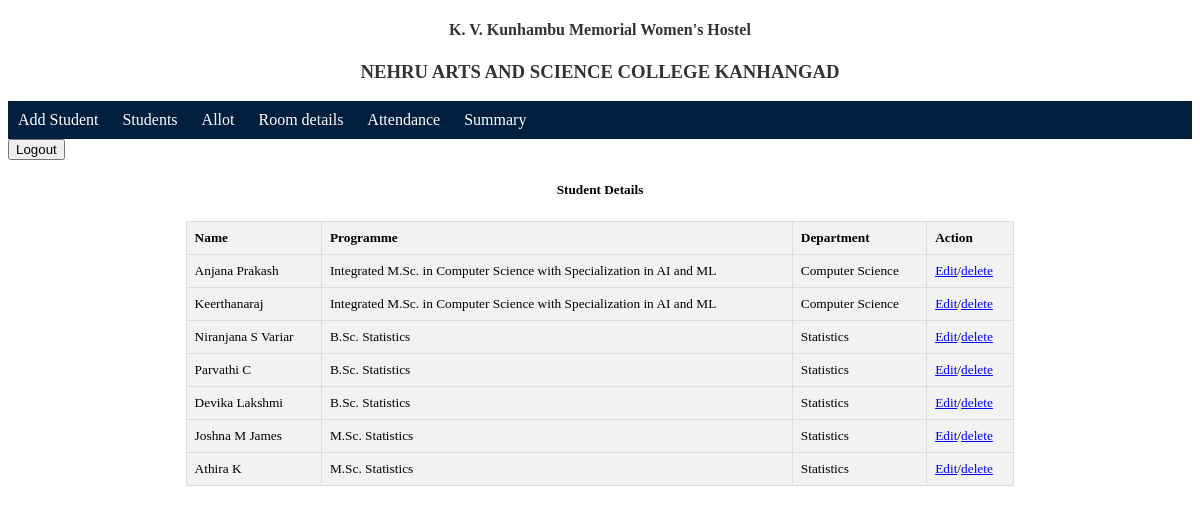
The app's page /get/ (signed in) with its own data.
### hostel/models.py (models this page shows, shortened)
class Student(models.Model):
    name = models.CharField(max_length=50, unique=True)
    category = models.CharField(max_length=20)
    pgm_id = models.ForeignKey(Programme,on_delete=models.CASCADE)

class Programme(models.Model):
    pgm_id = models.SmallIntegerField(unique=True)
    pgm_name = models.CharField(max_length=100,unique=True)
    dept_id = models.ForeignKey(Department,on_delete=models.CASCADE)

class Department(models.Model):
    dept_id = models.SmallIntegerField(unique=True)
    dept_name = models.CharField(max_length=100,unique=True)

### hostel/views.py (the view)
# urls.py: path('get/',views.view_students,name='view_student'),
@login_required()
def view_students(request):
    stud = Student.objects.select_related('pgm_id').all().order_by('pgm_id')
    return render(request,'hostel/students.html',{'stud':stud})

### hostel/templates/hostel/students.html (shortened to what this page needs)
{% extends 'base.html' %}
{% block content %}
    <h5>Student Details</h5>
    <div class="table1">
    <table>
        <tr>
            <th>Name</th><th>Programme</th><th>Department</th><th>Action</th>
        </tr>
        {% for student in stud %}
        <tr>
            <td>{{ student.name }}</td>
            <td>{{student.pgm_id.pgm_name}}</td>
            <td>{{student.pgm_id.dept_id.dept_name}}</td>
            <td><a href="{% url 'edit_student' student.id %}">Edit</a>/<a href="{% url 'delete_student' student.id %}">delete</a></td>
        </tr>
        {% endfor %}
    </table>
    </div>
{% endblock %}

### hostel/templates/hostel/students.html (style rules this page uses)
.table1 { width: 70%; margin: 0 auto; }
.table1 table { border-collapse: collapse; width: 100%; }
.table1 th, .table1 td { border: 1px solid #dddddd; text-align: left; padding: 8px; font-size: smaller; }
.table1 th { background-color: #f2f2f2; }
.table1 tr { background-color: #f2f2f2; }
.table1 tr td a { color: blue; }
h5 { color: black; text-align: center; }

### records on screen
Student: name "Anjana Prakash", pgm_id.pgm_name "Integrated M.Sc. in Computer Science with Specialization in AI and ML", pgm_id.dept_id.dept_name "Computer Science"
Student: name "Keerthanaraj", pgm_id.pgm_name "Integrated M.Sc. in Computer Science with Specialization in AI and ML", pgm_id.dept_id.dept_name "Computer Science"
Student: name "Niranjana S Variar", pgm_id.pgm_name "B.Sc. Statistics", pgm_id.dept_id.dept_name "Statistics"
Student: name "Parvathi C", pgm_id.pgm_name "B.Sc. Statistics", pgm_id.dept_id.dept_name "Statistics"
Student: name "Devika Lakshmi", pgm_id.pgm_name "B.Sc. Statistics", pgm_id.dept_id.dept_name "Statistics"
Student: name "Joshna M James", pgm_id.pgm_name "M.Sc. Statistics", pgm_id.dept_id.dept_name "Statistics"
Student: name "Athira K", pgm_id.pgm_name "M.Sc. Statistics", pgm_id.dept_id.dept_name "Statistics"
